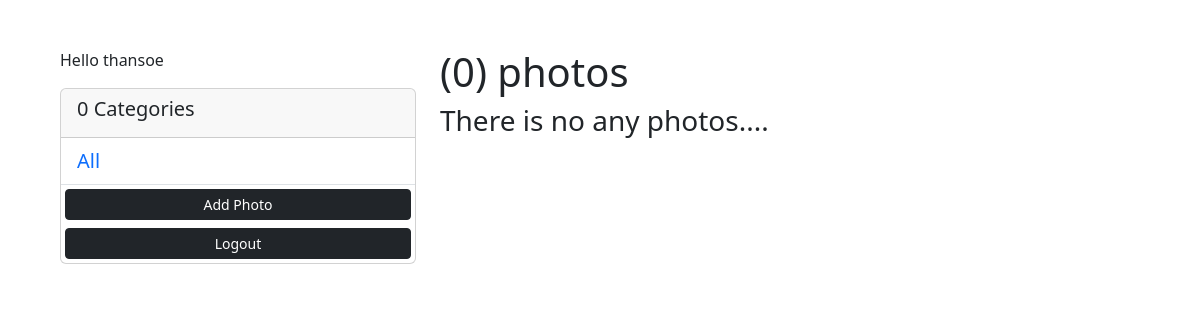
The app's page /?category=Flower (signed in), older data.
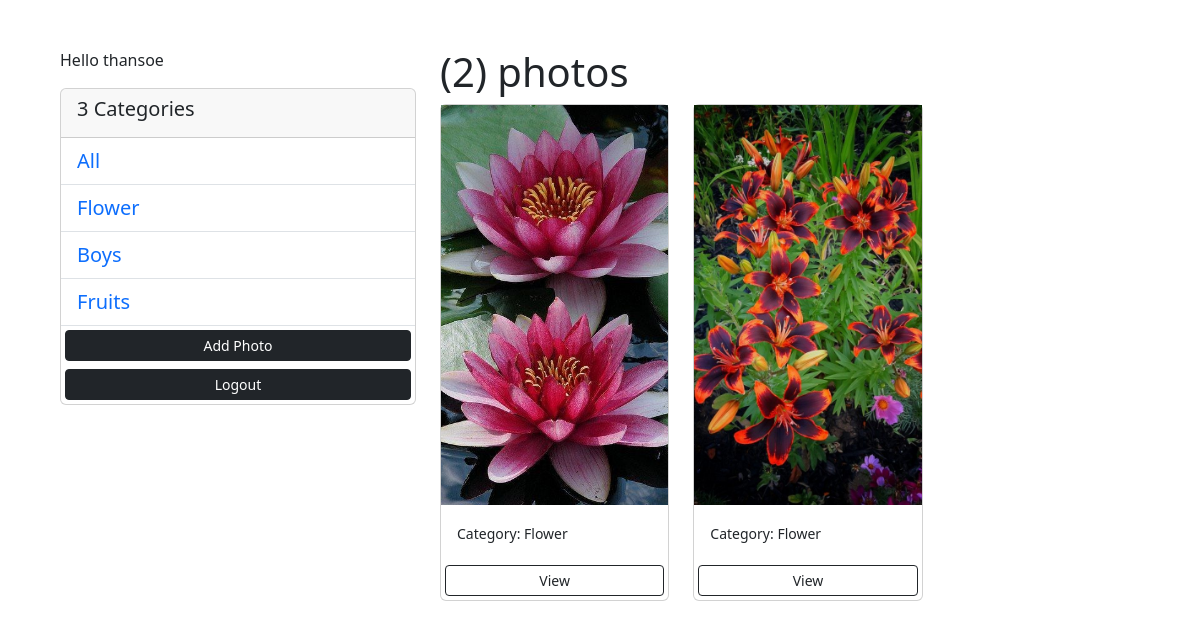
The same page, newer data.
### myapp/models.py (models this page shows, shortened)
class Category(models.Model):
     user = models.ForeignKey(User, on_delete=models.SET_NULL, null=True, blank=True)
     name = models.CharField(max_length=100,   null=False, blank=False)
     def __str__(self):
          return self.name

class Photo(models.Model):
     category = models.ForeignKey(Category, on_delete=models.SET_NULL, null=True)
     title = models.CharField(max_length=100, null=True, blank=True)
     image = models.ImageField(null=False, blank=False)
     description = models.TextField()
     created=models.DateTimeField(auto_now=True,null=True)
     updated=models.DateTimeField(auto_now=True,null=True)

### myapp/views.py (the view)
# urls.py: path('', views.gallary, name= "gallary"),
@login_required(login_url='login')
def gallary(request):
     user = request.user
     category = request.GET.get('category')
     if category == None:
          photos = Photo.objects.filter(category__user=user)
     else:
          photos = Photo.objects.filter(category__name=category, category__user=user)
     categories = Category.objects.filter(user=user)
     context = {
          'categories':categories,
          'photos':photos
     }
     return render(request, 'photos/gallary.html', context)

### myapp/templates/photos/gallary.html (shortened to what this page needs)
<!DOCTYPE html>
<html lang="en">
  <head>
    <link
      href="https://cdn.jsdelivr.net/npm/bootstrap@5.3.1/dist/css/bootstrap.min.css"
      rel="stylesheet"
    />
  </head>
  <body>
    <div class="container m-5">
      <div class="row">
        <div class="col-md-4">
          {% if request.user.is_authenticated %}
               <p>Hello {{ request.user }}</p>
          {% endif %}
          <div class="card">
            <div class="card-header">
              <h5> {{ categories.count }} Categories</h5>
            </div>
            <ul class="list-group list-group-flush">
              <li class="list-group-item">
                <a href="{% url 'gallary' %}" class="lk">All</a>
              </li>
              {% for category in categories %}
              <li class="list-group-item">
                <a
                  href="{% url 'gallary' %}?category={{category.name}}"
                  class="lk"
                >
                  {{ category.name }}
                </a>
              </li>
              {% endfor %}
              <a
                href="{% url 'addPhoto' %}"
                class="btn btn-block btn-dark btn-sm m-1"
                >Add Photo
              </a>
              <a
                href="{% url 'login' %}"
                class="btn btn-block btn-dark btn-sm m-1"
                >Logout
              </a>
            </ul>
          </div>
        </div>
        <div class="col col-md-8">
          <div class="row">
            <h1>({{ photos.count }}) photos</h1>
            {% for photo in photos %}
            <div class="col-lg-4 col-sm-12 col-md-6">
              <div class="card">
                <img
                  src="{{ photo.image.url }}"
                  class="image-thumbail"
                  alt="..."
                />
                <div class="card-body">
                  <small>Category: {{ photo.category}}</small>
                </div>
                <a
                  href="{% url 'photo' photo.id %}"
                  class="btn btn-outline-dark btn-sm m-1"
                  >View</a
                >
              </div>
            </div>
            {% empty %}
            <h3>There is no any photos....</h3>
            {% endfor %}
          </div>
        </div>
      </div>
    </div>
  </body>
</html>

Row changes from the older to the newer data that the page shows:
now on this page (row edited): Category: name "Flower"
now on this page (row edited): Category: name "Boys"
now on this page (row edited): Category: name "Fruits"
now on this page (row unchanged): Photo: image (picture), category "Flower"
now on this page (row unchanged): Photo: image (picture), category "Flower"
Text that changed along with them:
{{ categories.count }}: "0" → "3"
{{ photos.count }}: "0" → "2"
text no longer shown: "There is no any photos...."
